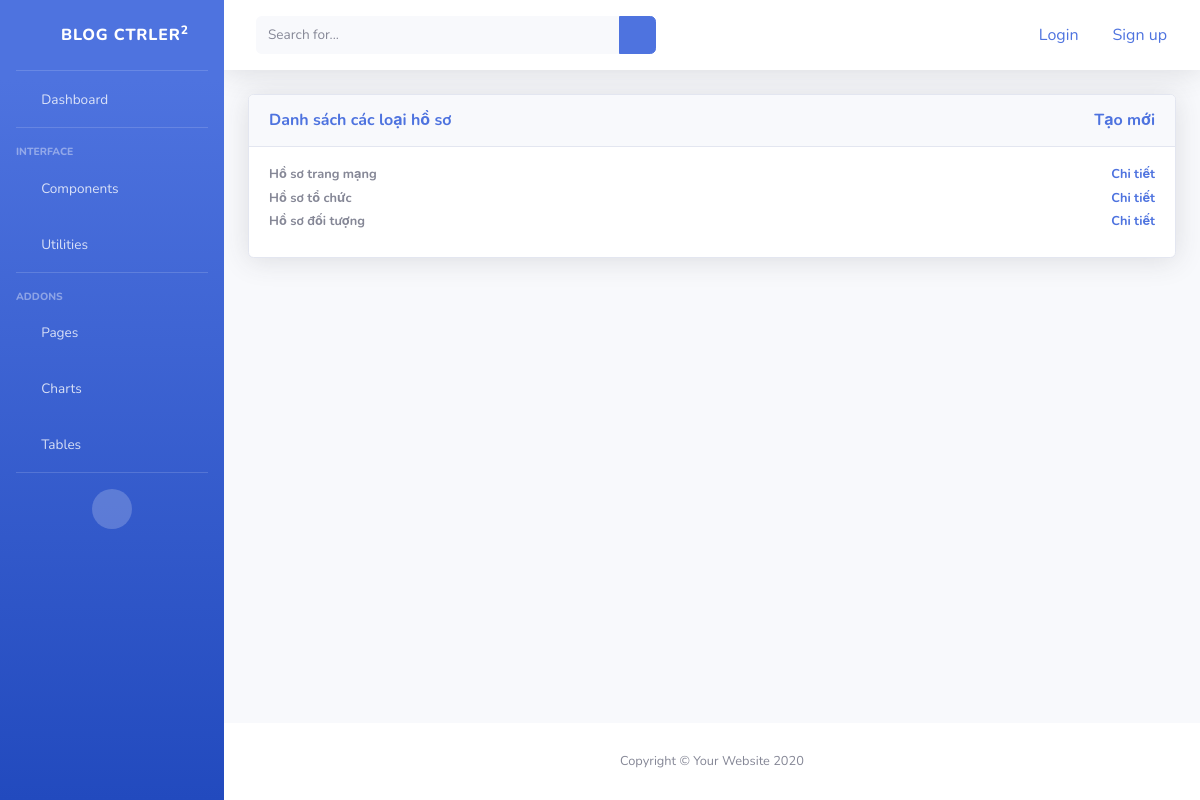
The app's page /type/ with its own data.
### hsmt/models.py (models this page shows, shortened)
class XFileType(models.Model):
    name = models.CharField(max_length=120)
    example_content = models.TextField() # nội dung mẫu

### hsmt/views.py (the view)
# urls.py: path('type/',XFileTypeListView.as_view(), name='hsmt-type-list'),
class XFileTypeListView(ListView):
    template_name = 'hsmt/old/type_list.html'
    model = XFileType
    context_object_name = 'xfiletype_list'
    ordering = ['name']
    def get_context_data(self, **kwargs):
        context = super().get_context_data(**kwargs)
        context['title'] = 'Danh mục các loại hồ sơ'
        return context

### hsmt/templates/hsmt/old/type_list.html
{% extends 'hsmt/old/base.html' %}
{% block data %}
    <div class="row">
        <div class="col-lg-12 mb-4">
            <div class="card shadow mb-4">
                <div class="card-header py-3">
                    <h6 class="m-0 font-weight-bold text-primary">
                        Danh sách các loại hồ sơ
                        <a href="{% url 'hsmt-type-create' %}" class="float-right">
                            Tạo mới
                        </a>
                    </h6>
                </div>
                <div class="card-body">
                    {% for xfiletype in xfiletype_list %}
                        <h4 class="small font-weight-bold">
                            {{xfiletype.name}}
                            <a href="{% url 'hsmt-type-detail' xfiletype.id %}" class="float-right">
                                Chi tiết
                            </a>
                        </h4>
                    {% endfor %}
                </div>
            </div>
        </div>
    </div>
{% endblock data %}

### records on screen
XFileType: name "Hồ sơ trang mạng"
XFileType: name "Hồ sơ tổ chức"
XFileType: name "Hồ sơ đối tượng"
